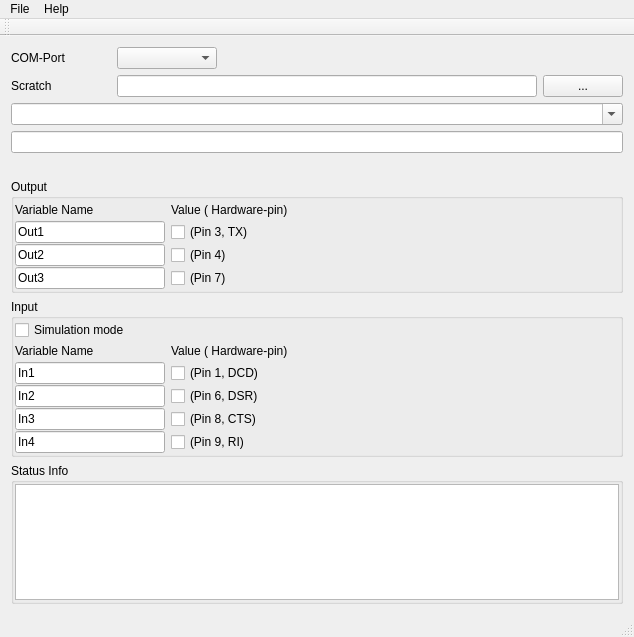
<?xml version="1.0" encoding="UTF-8"?>
<ui version="4.0">
 <class>Qratzfest</class>
 <widget class="QMainWindow" name="Qratzfest">
  <property name="geometry">
   <rect>
    <x>0</x>
    <y>0</y>
    <width>634</width>
    <height>637</height>
   </rect>
  </property>
  <property name="windowTitle">
   <string>Qratzfest</string>
  </property>
  <widget class="QWidget" name="centralWidget">
   <layout class="QVBoxLayout" name="verticalLayout">
    <item>
     <layout class="QHBoxLayout" name="horizontalLayout_2">
      <item>
       <widget class="QLabel" name="label">
        <property name="minimumSize">
         <size>
          <width>100</width>
          <height>0</height>
         </size>
        </property>
        <property name="maximumSize">
         <size>
          <width>100</width>
          <height>16777215</height>
         </size>
        </property>
        <property name="text">
         <string>COM-Port</string>
        </property>
       </widget>
      </item>
      <item>
       <widget class="QComboBox" name="cbComPort">
        <property name="minimumSize">
         <size>
          <width>100</width>
          <height>0</height>
         </size>
        </property>
       </widget>
      </item>
      <item>
       <spacer name="horizontalSpacer_2">
        <property name="orientation">
         <enum>Qt::Horizontal</enum>
        </property>
        <property name="sizeHint" stdset="0">
         <size>
          <width>40</width>
          <height>20</height>
         </size>
        </property>
       </spacer>
      </item>
     </layout>
    </item>
    <item>
     <layout class="QHBoxLayout" name="horizontalLayout">
      <item>
       <widget class="QLabel" name="label_2">
        <property name="minimumSize">
         <size>
          <width>100</width>
          <height>0</height>
         </size>
        </property>
        <property name="maximumSize">
         <size>
          <width>100</width>
          <height>16777215</height>
         </size>
        </property>
        <property name="text">
         <string>Scratch</string>
        </property>
       </widget>
      </item>
      <item>
       <widget class="QLineEdit" name="eScratchPath"/>
      </item>
      <item>
       <widget class="QPushButton" name="bSelectScratchExe">
        <property name="text">
         <string>...</string>
        </property>
       </widget>
      </item>
     </layout>
    </item>
    <item>
     <widget class="QComboBox" name="cbSendData">
      <property name="editable">
       <bool>true</bool>
      </property>
     </widget>
    </item>
    <item>
     <widget class="QLineEdit" name="eSendSerData"/>
    </item>
    <item>
     <layout class="QHBoxLayout" name="horizontalLayout_3">
      <item>
       <spacer name="horizontalSpacer">
        <property name="orientation">
         <enum>Qt::Horizontal</enum>
        </property>
        <property name="sizeHint" stdset="0">
         <size>
          <width>40</width>
          <height>20</height>
         </size>
        </property>
       </spacer>
      </item>
     </layout>
    </item>
    <item>
     <widget class="QGroupBox" name="groupBox_2">
      <property name="minimumSize">
       <size>
        <width>0</width>
        <height>0</height>
       </size>
      </property>
      <property name="title">
       <string>Output</string>
      </property>
      <layout class="QVBoxLayout" name="verticalLayout_3">
       <property name="spacing">
        <number>1</number>
       </property>
       <property name="margin">
        <number>1</number>
       </property>
       <item>
        <layout class="QHBoxLayout" name="horizontalLayout_6">
         <item>
          <widget class="QLabel" name="label_5">
           <property name="minimumSize">
            <size>
             <width>150</width>
             <height>0</height>
            </size>
           </property>
           <property name="maximumSize">
            <size>
             <width>150</width>
             <height>16777215</height>
            </size>
           </property>
           <property name="text">
            <string>Variable Name</string>
           </property>
          </widget>
         </item>
         <item>
          <widget class="QLabel" name="label_6">
           <property name="text">
            <string>Value ( Hardware-pin)</string>
           </property>
          </widget>
         </item>
         <item>
          <spacer name="horizontalSpacer_5">
           <property name="orientation">
            <enum>Qt::Horizontal</enum>
           </property>
           <property name="sizeHint" stdset="0">
            <size>
             <width>40</width>
             <height>20</height>
            </size>
           </property>
          </spacer>
         </item>
        </layout>
       </item>
       <item>
        <layout class="QHBoxLayout" name="horizontalLayout_11">
         <item>
          <widget class="QLineEdit" name="eNameOut1">
           <property name="minimumSize">
            <size>
             <width>150</width>
             <height>0</height>
            </size>
           </property>
           <property name="maximumSize">
            <size>
             <width>150</width>
             <height>16777215</height>
            </size>
           </property>
           <property name="text">
            <string>Out1</string>
           </property>
          </widget>
         </item>
         <item>
          <widget class="QCheckBox" name="cbO1">
           <property name="text">
            <string>(Pin 3, TX)</string>
           </property>
          </widget>
         </item>
         <item>
          <spacer name="horizontalSpacer_10">
           <property name="orientation">
            <enum>Qt::Horizontal</enum>
           </property>
           <property name="sizeHint" stdset="0">
            <size>
             <width>40</width>
             <height>20</height>
            </size>
           </property>
          </spacer>
         </item>
        </layout>
       </item>
       <item>
        <layout class="QHBoxLayout" name="horizontalLayout_12">
         <item>
          <widget class="QLineEdit" name="eNameOut2">
           <property name="minimumSize">
            <size>
             <width>150</width>
             <height>0</height>
            </size>
           </property>
           <property name="maximumSize">
            <size>
             <width>150</width>
             <height>16777215</height>
            </size>
           </property>
           <property name="text">
            <string>Out2</string>
           </property>
          </widget>
         </item>
         <item>
          <widget class="QCheckBox" name="cbO2">
           <property name="text">
            <string>(Pin 4)</string>
           </property>
          </widget>
         </item>
         <item>
          <spacer name="horizontalSpacer_11">
           <property name="orientation">
            <enum>Qt::Horizontal</enum>
           </property>
           <property name="sizeHint" stdset="0">
            <size>
             <width>40</width>
             <height>20</height>
            </size>
           </property>
          </spacer>
         </item>
        </layout>
       </item>
       <item>
        <layout class="QHBoxLayout" name="horizontalLayout_13">
         <item>
          <widget class="QLineEdit" name="eNameOut3">
           <property name="minimumSize">
            <size>
             <width>150</width>
             <height>0</height>
            </size>
           </property>
           <property name="maximumSize">
            <size>
             <width>150</width>
             <height>16777215</height>
            </size>
           </property>
           <property name="text">
            <string>Out3</string>
           </property>
          </widget>
         </item>
         <item>
          <widget class="QCheckBox" name="cbO3">
           <property name="text">
            <string>(Pin 7)</string>
           </property>
          </widget>
         </item>
         <item>
          <spacer name="horizontalSpacer_12">
           <property name="orientation">
            <enum>Qt::Horizontal</enum>
           </property>
           <property name="sizeHint" stdset="0">
            <size>
             <width>40</width>
             <height>20</height>
            </size>
           </property>
          </spacer>
         </item>
        </layout>
       </item>
      </layout>
     </widget>
    </item>
    <item>
     <widget class="QGroupBox" name="groupBox_3">
      <property name="minimumSize">
       <size>
        <width>0</width>
        <height>0</height>
       </size>
      </property>
      <property name="title">
       <string>Input</string>
      </property>
      <layout class="QVBoxLayout" name="verticalLayout_4">
       <property name="spacing">
        <number>1</number>
       </property>
       <property name="margin">
        <number>1</number>
       </property>
       <item>
        <widget class="QCheckBox" name="cbSimulationMode">
         <property name="whatsThis">
          <string>If checked, the inputs are not polled from real hardware. User input will be sent to remote-sensor server.</string>
         </property>
         <property name="text">
          <string>Simulation mode</string>
         </property>
        </widget>
       </item>
       <item>
        <layout class="QHBoxLayout" name="horizontalLayout_5">
         <item>
          <widget class="QLabel" name="label_3">
           <property name="minimumSize">
            <size>
             <width>150</width>
             <height>0</height>
            </size>
           </property>
           <property name="maximumSize">
            <size>
             <width>150</width>
             <height>16777215</height>
            </size>
           </property>
           <property name="text">
            <string>Variable Name</string>
           </property>
          </widget>
         </item>
         <item>
          <widget class="QLabel" name="label_4">
           <property name="text">
            <string>Value ( Hardware-pin)</string>
           </property>
          </widget>
         </item>
         <item>
          <spacer name="horizontalSpacer_4">
           <property name="orientation">
            <enum>Qt::Horizontal</enum>
           </property>
           <property name="sizeHint" stdset="0">
            <size>
             <width>40</width>
             <height>20</height>
            </size>
           </property>
          </spacer>
         </item>
        </layout>
       </item>
       <item>
        <layout class="QHBoxLayout" name="horizontalLayout_7">
         <item>
          <widget class="QLineEdit" name="eNameIn1">
           <property name="minimumSize">
            <size>
             <width>150</width>
             <height>0</height>
            </size>
           </property>
           <property name="maximumSize">
            <size>
             <width>150</width>
             <height>16777215</height>
            </size>
           </property>
           <property name="text">
            <string>In1</string>
           </property>
          </widget>
         </item>
         <item>
          <widget class="QCheckBox" name="cbIn1">
           <property name="enabled">
            <bool>true</bool>
           </property>
           <property name="text">
            <string>(Pin 1, DCD)</string>
           </property>
           <property name="checkable">
            <bool>true</bool>
           </property>
          </widget>
         </item>
         <item>
          <spacer name="horizontalSpacer_6">
           <property name="orientation">
            <enum>Qt::Horizontal</enum>
           </property>
           <property name="sizeHint" stdset="0">
            <size>
             <width>40</width>
             <height>20</height>
            </size>
           </property>
          </spacer>
         </item>
        </layout>
       </item>
       <item>
        <layout class="QHBoxLayout" name="horizontalLayout_8">
         <item>
          <widget class="QLineEdit" name="eNameIn2">
           <property name="minimumSize">
            <size>
             <width>150</width>
             <height>0</height>
            </size>
           </property>
           <property name="maximumSize">
            <size>
             <width>150</width>
             <height>16777215</height>
            </size>
           </property>
           <property name="text">
            <string>In2</string>
           </property>
          </widget>
         </item>
         <item>
          <widget class="QCheckBox" name="cbIn2">
           <property name="enabled">
            <bool>true</bool>
           </property>
           <property name="text">
            <string>(Pin 6, DSR)</string>
           </property>
           <property name="checkable">
            <bool>true</bool>
           </property>
          </widget>
         </item>
         <item>
          <spacer name="horizontalSpacer_7">
           <property name="orientation">
            <enum>Qt::Horizontal</enum>
           </property>
           <property name="sizeHint" stdset="0">
            <size>
             <width>40</width>
             <height>20</height>
            </size>
           </property>
          </spacer>
         </item>
        </layout>
       </item>
       <item>
        <layout class="QHBoxLayout" name="horizontalLayout_9">
         <item>
          <widget class="QLineEdit" name="eNameIn3">
           <property name="minimumSize">
            <size>
             <width>150</width>
             <height>0</height>
            </size>
           </property>
           <property name="maximumSize">
            <size>
             <width>150</width>
             <height>16777215</height>
            </size>
           </property>
           <property name="text">
            <string>In3</string>
           </property>
          </widget>
         </item>
         <item>
          <widget class="QCheckBox" name="cbIn3">
           <property name="enabled">
            <bool>true</bool>
           </property>
           <property name="text">
            <string>(Pin 8, CTS)</string>
           </property>
           <property name="checkable">
            <bool>true</bool>
           </property>
          </widget>
         </item>
         <item>
          <spacer name="horizontalSpacer_8">
           <property name="orientation">
            <enum>Qt::Horizontal</enum>
           </property>
           <property name="sizeHint" stdset="0">
            <size>
             <width>40</width>
             <height>20</height>
            </size>
           </property>
          </spacer>
         </item>
        </layout>
       </item>
       <item>
        <layout class="QHBoxLayout" name="horizontalLayout_10">
         <item>
          <widget class="QLineEdit" name="eNameIn4">
           <property name="minimumSize">
            <size>
             <width>150</width>
             <height>0</height>
            </size>
           </property>
           <property name="maximumSize">
            <size>
             <width>150</width>
             <height>16777215</height>
            </size>
           </property>
           <property name="text">
            <string>In4</string>
           </property>
          </widget>
         </item>
         <item>
          <widget class="QCheckBox" name="cbIn4">
           <property name="enabled">
            <bool>true</bool>
           </property>
           <property name="text">
            <string>(Pin 9, RI)</string>
           </property>
           <property name="checkable">
            <bool>true</bool>
           </property>
          </widget>
         </item>
         <item>
          <spacer name="horizontalSpacer_9">
           <property name="orientation">
            <enum>Qt::Horizontal</enum>
           </property>
           <property name="sizeHint" stdset="0">
            <size>
             <width>40</width>
             <height>20</height>
            </size>
           </property>
          </spacer>
         </item>
        </layout>
       </item>
      </layout>
     </widget>
    </item>
    <item>
     <widget class="QGroupBox" name="groupBox">
      <property name="sizePolicy">
       <sizepolicy hsizetype="Preferred" vsizetype="Expanding">
        <horstretch>0</horstretch>
        <verstretch>0</verstretch>
       </sizepolicy>
      </property>
      <property name="title">
       <string>Status Info</string>
      </property>
      <layout class="QVBoxLayout" name="verticalLayout_2">
       <property name="spacing">
        <number>1</number>
       </property>
       <property name="margin">
        <number>1</number>
       </property>
       <item>
        <widget class="QPlainTextEdit" name="tLog"/>
       </item>
      </layout>
     </widget>
    </item>
    <item>
     <spacer name="verticalSpacer">
      <property name="orientation">
       <enum>Qt::Vertical</enum>
      </property>
      <property name="sizeHint" stdset="0">
       <size>
        <width>20</width>
        <height>40</height>
       </size>
      </property>
     </spacer>
    </item>
   </layout>
  </widget>
  <widget class="QMenuBar" name="menuBar">
   <property name="geometry">
    <rect>
     <x>0</x>
     <y>0</y>
     <width>634</width>
     <height>21</height>
    </rect>
   </property>
   <widget class="QMenu" name="menuFile">
    <property name="title">
     <string>File</string>
    </property>
    <addaction name="actionExit"/>
   </widget>
   <widget class="QMenu" name="menuHelp">
    <property name="title">
     <string>Help</string>
    </property>
    <addaction name="actionInfo"/>
   </widget>
   <addaction name="menuFile"/>
   <addaction name="menuHelp"/>
  </widget>
  <widget class="QToolBar" name="mainToolBar">
   <attribute name="toolBarArea">
    <enum>TopToolBarArea</enum>
   </attribute>
   <attribute name="toolBarBreak">
    <bool>false</bool>
   </attribute>
  </widget>
  <widget class="QStatusBar" name="statusBar"/>
  <action name="actionExit">
   <property name="text">
    <string>Exit</string>
   </property>
  </action>
  <action name="actionInfo">
   <property name="text">
    <string>Info</string>
   </property>
  </action>
 </widget>
 <layoutdefault spacing="6" margin="11"/>
 <resources/>
 <connections/>
</ui>
